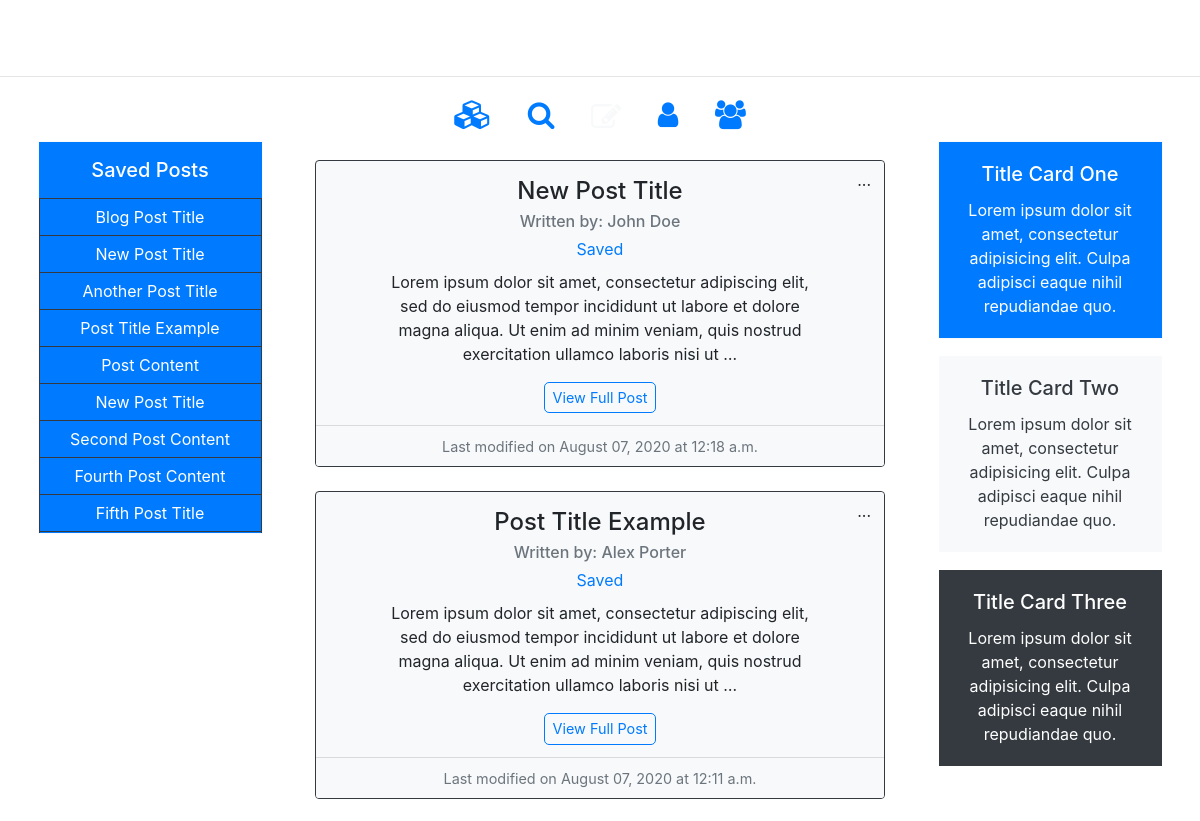
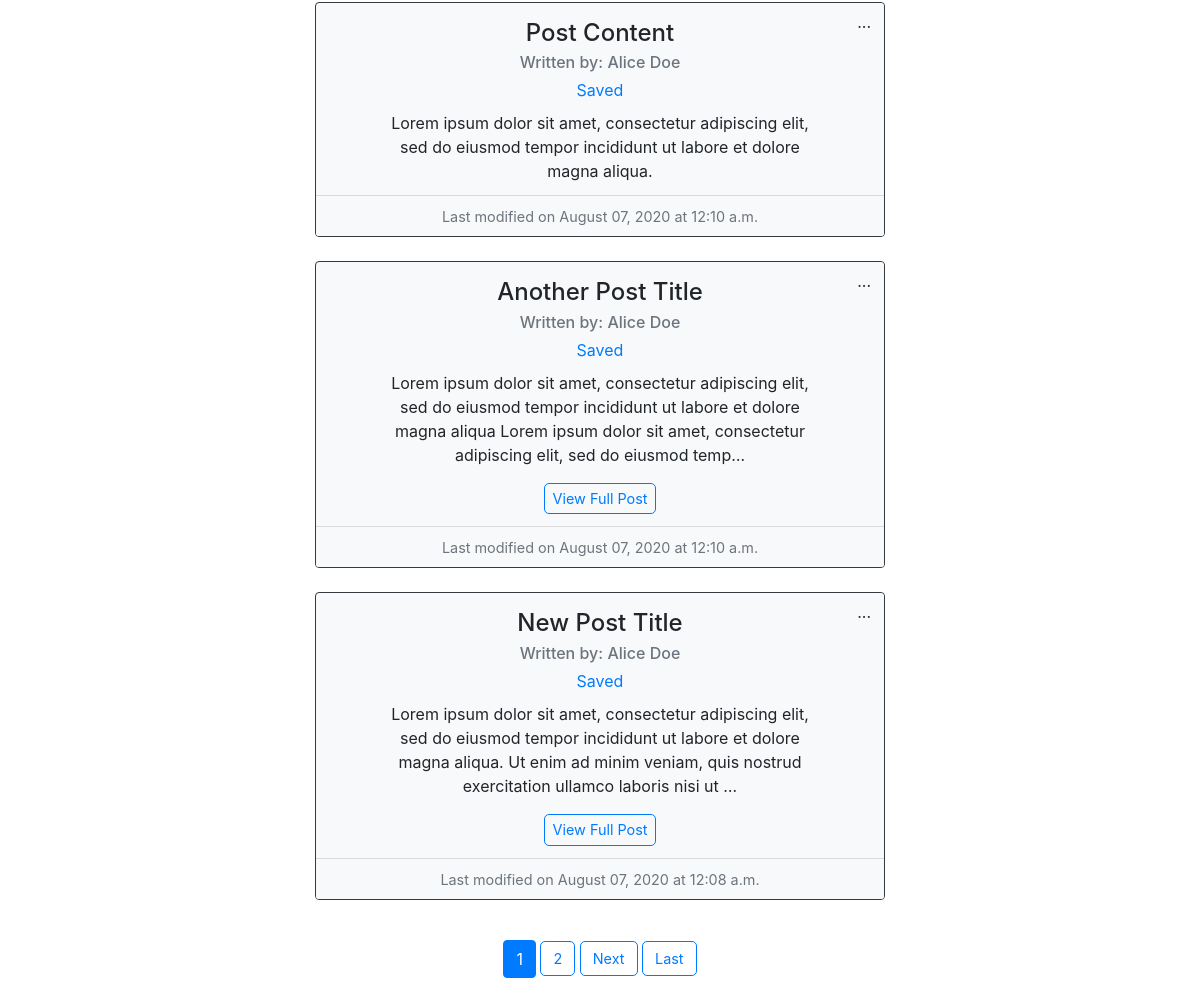
Page / (signed in) on the earlier database version (2 pictures, top to bottom).
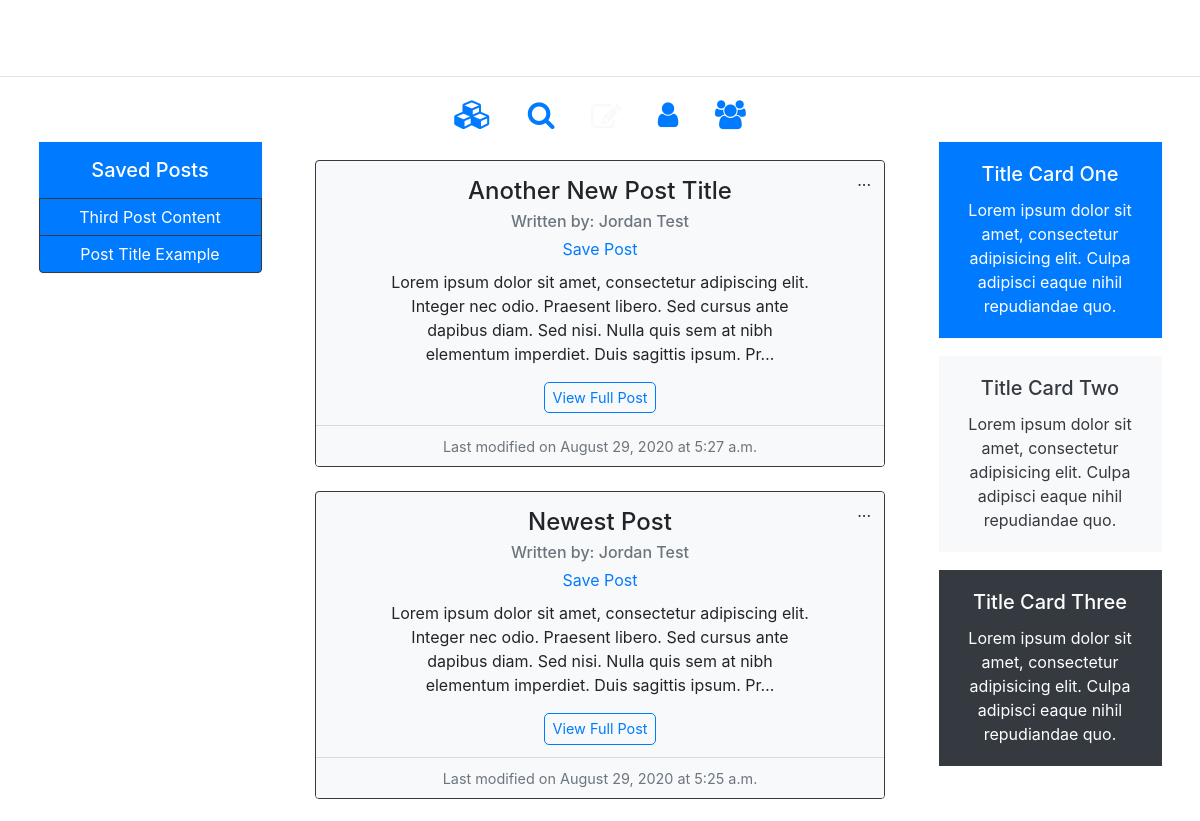
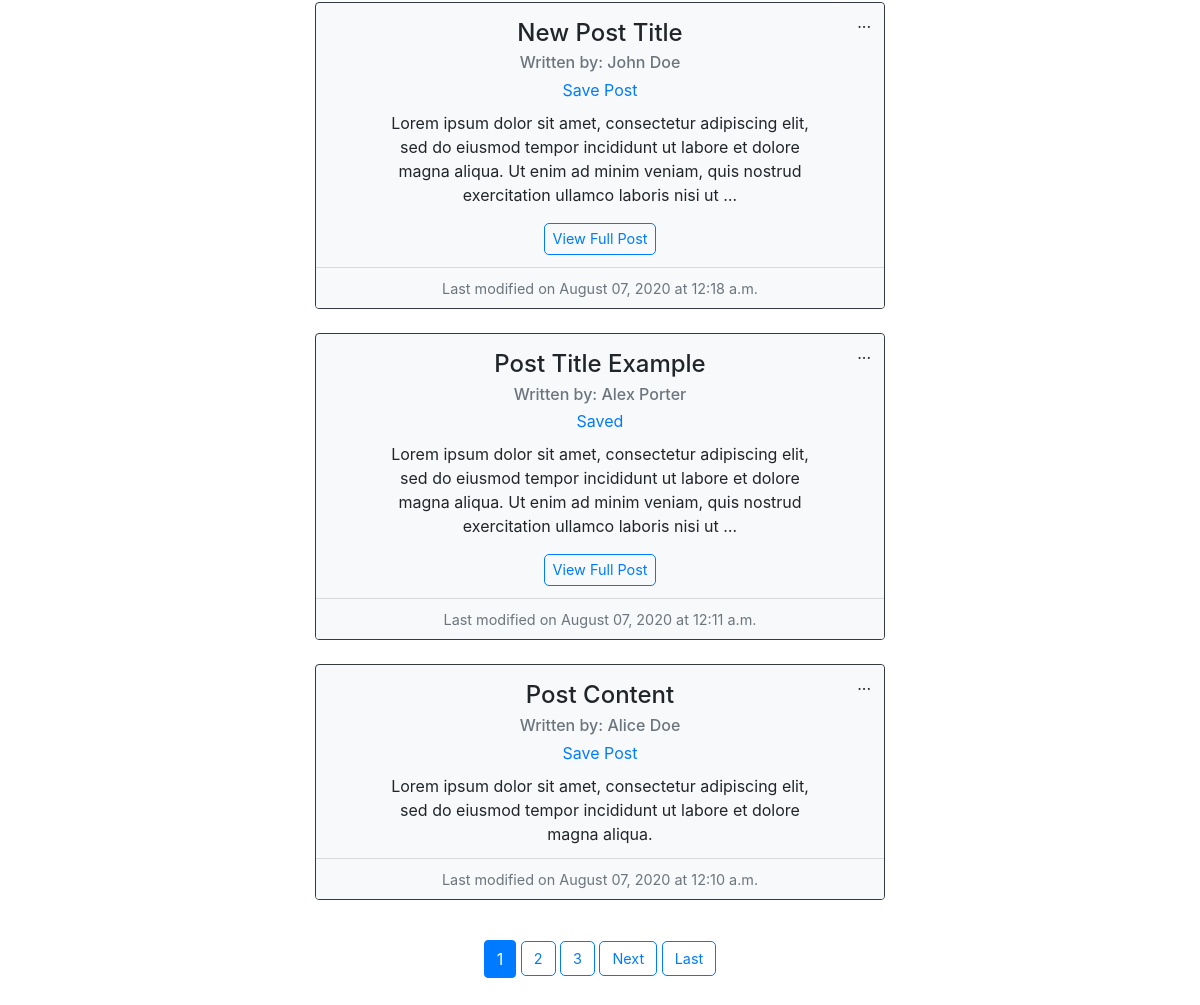
Same page on the later database version (2 pictures, top to bottom).
### blog/models.py (models this page shows, shortened)
class SavedPost(models.Model):
    user = models.ForeignKey(User, on_delete=models.CASCADE)
    saved_post = models.ForeignKey(Post, on_delete=models.CASCADE)
    time_added = models.DateTimeField(auto_now=True)

class Post(models.Model):
    title = models.CharField(max_length=100)
    content = models.TextField()
    author = models.ForeignKey(User, on_delete=models.CASCADE)
    last_modified = models.DateTimeField(auto_now=True)

### blog/views.py (the view)
# urls.py: path("", views.PostListView.as_view(), name='blog-home'),
class PostListView(LoginRequiredMixin, ListView):
    model = Post
    template_name = 'blog/index.html'
    paginate_by = 5
    ordering = ['-last_modified']
    def get_context_data(self, **kwargs):
        context = super().get_context_data(**kwargs)
        saved_posts = list(SavedPost.objects.filter(user=self.request.user).all().values('saved_post'))
        saved_posts_list = list(map(lambda x: x["saved_post"], saved_posts))
        context["home"] = 'active'
        context["saved_posts"] = SavedPost.objects.filter(
            user=self.request.user).all().order_by('-time_added')
        context["saved_posts_list"] = saved_posts_list
        return context

### blog/templates/blog/index.html (shortened to what the changed rows need)
{% extends "blog/layout.html" %}
{% block content %}
    <div class='row no-gutters justify-content-center'>
        <div class='col-lg-3 savedposts d-none d-lg-block'>
          <br><br>
            <div class="btn-group-vertical home-saved-posts w-75 text-center text-white border border-light">
            {% if saved_posts %}
              <div class='p-3 bg-primary save-btn-list'><h5 class='mb-0'>Saved Posts</h5></div>
            {% else %}
              <div class='p-3 save-btn-list'><h5 class='mb-0'>Saved Posts</h5></div>
            {% endif %}
              {% for save in saved_posts %}
                <a type='button' data-id='{{ save.saved_post.id }}' href="{% url 'post-detail' save.saved_post.id %}" class='btn btn-primary border border-dark'>{{save.saved_post.title}}</a>
              {% empty %}
                <p class='text-dark bg-light mt-1 mb-0 p-2'>You do not have any saved posts.<br><br>Saved posts will get stored here, so you can read through them when you have the time.</p>
              {% endfor %}
            </div>
        </div>
        <div class='col-lg-6 col-md-9 col-sm-11'>
            {% for post in object_list %}
                <div class="card home-post mx-auto mb-4 border border-dark rounded-bottom text-center bg-light"">
                  <div class="card-body pt-3 pb-2">
                    <div class="dropdown home-post-dropdown">
                      <a class="btn bg-light" type="button" id="dropdownMenu1" data-toggle="dropdown" aria-haspopup="true" aria-expanded="false">
                        ...
                      </a>
                    </div>
                    <h4 class="card-title">{{post.title|title}}</h4>
                    <h6 class="card-subtitle text-muted mb-1">Written by: <a class='text-muted' href="{% url 'user-posts' post.author.username %}">{{ post.author.get_full_name|title }}</a></h6>
                    <form action="{% url 'save-post' post.id %}">
                      {% if post.id in saved_posts_list %}
                      <button type=submit data-id='{{ post.id }}' class="btn btn-link py-0 card-link save-post-link">Saved</button>
                      {% else %}
                      <button type=submit data-id='{{ post.id }}' class="btn btn-link py-0 card-link save-post-link">Save Post</button>
                      {% endif %}
                    </form>
                    <p class="card-text mt-2 px-5">{{post.content|truncatechars:200}}</p>
                    {% if post.content|length > 200 %}
                      <a href="{% url 'post-detail' post.id %}" class="card-link btn btn-outline-primary py-1 px-2">View Full Post</a>
                    {% endif %}
                  </div>
                  <div class="card-footer bg-light text-muted mt-1 p-2">
                    <small>Last modified on {{post.last_modified|date:'F d, Y'}} at {{post.last_modified|date:'P'}}</small>
                  </div>
                </div>
            {% endfor %}
            {% if is_paginated %}
                <div class="pages text-center pb-5 pt-3">
                    {% for num in page_obj.paginator.page_range %}
                        {% if num == page_obj.number %}
                          <a class='btn btn-primary' href="?page={{ num }}">{{num}}</a>
                        {% elif num > page_obj.number|add:'-3' and num < page_obj.number|add:'3' %}
                          <a class='btn bottom-page-link btn-outline-primary' href="?page={{ num }}">{{num}}</a>
                        {% endif %}
                    {% endfor %}
                    {% if page_obj.has_next %}
                        <a class='btn bottom-page-link btn-outline-primary' href="?page={{ page_obj.next_page_number }}">Next</a>
                        <a class='btn bottom-page-link btn-outline-primary' href="?page={{ page_obj.paginator.num_pages }}">Last</a>
                    {% endif %}
                </div>
            {% endif %}
        </div>
    </div>
{% endblock %}

Differences in the rows shown:
removed SavedPost: saved_post "Blog Post Title"
removed SavedPost: saved_post "New Post Title"
removed SavedPost: saved_post "Another Post Title"
removed SavedPost: saved_post "Post Content"
removed SavedPost: saved_post "New Post Title"
removed SavedPost: saved_post "Second Post Content"
removed SavedPost: saved_post "Fourth Post Content"
removed SavedPost: saved_post "Fifth Post Title"
no longer on this page (row unchanged): Post: title "Another Post Title", author.get_full_name "Alice Doe", content "Lorem ipsum dolor sit amet, consectetur adipiscing elit, sed do eiusmod tempor incididunt ut labore et dolore magna aliqua Lorem ipsum dolor sit amet, consectetur adipiscing elit, sed do eiusmod temp…", shows "View Full Post", last_modified "August 07, 2020", last_modified "12:10 a.m."
no longer on this page (row unchanged): Post: title "New Post Title", author.get_full_name "Alice Doe", content "Lorem ipsum dolor sit amet, consectetur adipiscing elit, sed do eiusmod tempor incididunt ut labore et dolore magna aliqua. Ut enim ad minim veniam, quis nostrud exercitation ullamco laboris nisi ut …", shows "View Full Post", last_modified "August 07, 2020", last_modified "12:08 a.m."
added SavedPost: saved_post "Third Post Content"
added Post: title "Another New Post Title", author.get_full_name "Jordan Test", content "Lorem ipsum dolor sit amet, consectetur adipiscing elit. Integer nec odio. Praesent libero. Sed cursus ante dapibus diam. Sed nisi. Nulla quis sem at nibh elementum imperdiet. Duis sagittis ipsum. Pr…", shows "View Full Post", last_modified "August 29, 2020", last_modified "5:27 a.m."
added Post: title "Newest Post", author.get_full_name "Jordan Test", content "Lorem ipsum dolor sit amet, consectetur adipiscing elit. Integer nec odio. Praesent libero. Sed cursus ante dapibus diam. Sed nisi. Nulla quis sem at nibh elementum imperdiet. Duis sagittis ipsum. Pr…", shows "View Full Post", last_modified "August 29, 2020", last_modified "5:25 a.m."
computed for Post "New Post Title": text "Saved" → "Save Post"
computed for Post "Post Content": text "Saved" → "Save Post"
Other differences:
new list line: "3"
